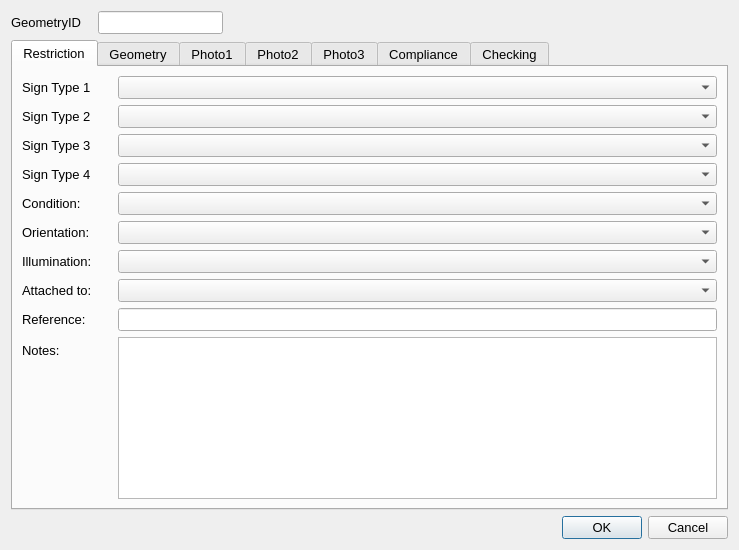
<?xml version="1.0" encoding="UTF-8"?>
<ui version="4.0">
 <class>Dialog</class>
 <widget class="QDialog" name="Dialog">
  <property name="geometry">
   <rect>
    <x>0</x>
    <y>0</y>
    <width>739</width>
    <height>550</height>
   </rect>
  </property>
  <property name="sizePolicy">
   <sizepolicy hsizetype="Fixed" vsizetype="Fixed">
    <horstretch>0</horstretch>
    <verstretch>0</verstretch>
   </sizepolicy>
  </property>
  <property name="maximumSize">
   <size>
    <width>750</width>
    <height>550</height>
   </size>
  </property>
  <property name="font">
   <font>
    <pointsize>10</pointsize>
   </font>
  </property>
  <property name="windowTitle">
   <string>Dialog</string>
  </property>
  <layout class="QGridLayout" name="gridLayout">
   <item row="2" column="2">
    <widget class="QDialogButtonBox" name="button_box">
     <property name="orientation">
      <enum>Qt::Horizontal</enum>
     </property>
     <property name="standardButtons">
      <set>QDialogButtonBox::Cancel|QDialogButtonBox::Ok</set>
     </property>
    </widget>
   </item>
   <item row="0" column="1">
    <widget class="QLineEdit" name="GeometryID">
     <property name="sizePolicy">
      <sizepolicy hsizetype="Preferred" vsizetype="Preferred">
       <horstretch>0</horstretch>
       <verstretch>0</verstretch>
      </sizepolicy>
     </property>
     <property name="font">
      <font>
       <pointsize>10</pointsize>
      </font>
     </property>
     <property name="inputMask">
      <string/>
     </property>
     <property name="readOnly">
      <bool>true</bool>
     </property>
     <property name="placeholderText">
      <string/>
     </property>
    </widget>
   </item>
   <item row="1" column="0" colspan="3">
    <widget class="QTabWidget" name="Details">
     <property name="sizePolicy">
      <sizepolicy hsizetype="Expanding" vsizetype="Expanding">
       <horstretch>0</horstretch>
       <verstretch>0</verstretch>
      </sizepolicy>
     </property>
     <property name="minimumSize">
      <size>
       <width>0</width>
       <height>0</height>
      </size>
     </property>
     <property name="font">
      <font>
       <pointsize>10</pointsize>
      </font>
     </property>
     <property name="cursor">
      <cursorShape>IBeamCursor</cursorShape>
     </property>
     <property name="mouseTracking">
      <bool>true</bool>
     </property>
     <property name="acceptDrops">
      <bool>true</bool>
     </property>
     <property name="currentIndex">
      <number>0</number>
     </property>
     <widget class="QWidget" name="RestrictionDetails">
      <property name="focusPolicy">
       <enum>Qt::NoFocus</enum>
      </property>
      <attribute name="title">
       <string>Restriction</string>
      </attribute>
      <layout class="QFormLayout" name="formLayout">
       <property name="fieldGrowthPolicy">
        <enum>QFormLayout::AllNonFixedFieldsGrow</enum>
       </property>
       <item row="0" column="0">
        <widget class="QLabel" name="Type1_4">
         <property name="text">
          <string>Sign Type 1</string>
         </property>
        </widget>
       </item>
       <item row="0" column="1">
        <widget class="QComboBox" name="SignType_1">
         <property name="maxVisibleItems">
          <number>5</number>
         </property>
         <property name="minimumContentsLength">
          <number>5</number>
         </property>
        </widget>
       </item>
       <item row="1" column="0">
        <widget class="QLabel" name="Type1_5">
         <property name="text">
          <string>Sign Type 2</string>
         </property>
        </widget>
       </item>
       <item row="1" column="1">
        <widget class="QComboBox" name="SignType_2"/>
       </item>
       <item row="2" column="0">
        <widget class="QLabel" name="Type1_6">
         <property name="text">
          <string>Sign Type 3</string>
         </property>
        </widget>
       </item>
       <item row="2" column="1">
        <widget class="QComboBox" name="SignType_3"/>
       </item>
       <item row="4" column="0">
        <widget class="QLabel" name="lbl_Condition">
         <property name="minimumSize">
          <size>
           <width>90</width>
           <height>16</height>
          </size>
         </property>
         <property name="font">
          <font>
           <pointsize>10</pointsize>
          </font>
         </property>
         <property name="text">
          <string>Condition:</string>
         </property>
        </widget>
       </item>
       <item row="4" column="1">
        <widget class="QComboBox" name="SignConditionTypeID"/>
       </item>
       <item row="8" column="0">
        <widget class="QLabel" name="lbl_Illumination">
         <property name="minimumSize">
          <size>
           <width>90</width>
           <height>16</height>
          </size>
         </property>
         <property name="font">
          <font>
           <pointsize>10</pointsize>
          </font>
         </property>
         <property name="text">
          <string>Illumination:</string>
         </property>
        </widget>
       </item>
       <item row="8" column="1">
        <widget class="QComboBox" name="SignIlluminationTypeID"/>
       </item>
       <item row="11" column="0">
        <widget class="QLabel" name="label_3">
         <property name="text">
          <string>Reference:</string>
         </property>
        </widget>
       </item>
       <item row="12" column="0">
        <widget class="QLabel" name="lbl_Notes">
         <property name="text">
          <string>Notes:</string>
         </property>
        </widget>
       </item>
       <item row="11" column="1">
        <widget class="QLineEdit" name="AssetReference"/>
       </item>
       <item row="5" column="0">
        <widget class="QLabel" name="label_7">
         <property name="text">
          <string>Orientation:</string>
         </property>
        </widget>
       </item>
       <item row="5" column="1">
        <widget class="QComboBox" name="SignOrientationTypeID"/>
       </item>
       <item row="3" column="0">
        <widget class="QLabel" name="label_11">
         <property name="text">
          <string>Sign Type 4</string>
         </property>
        </widget>
       </item>
       <item row="3" column="1">
        <widget class="QComboBox" name="SignType_4"/>
       </item>
       <item row="9" column="1">
        <widget class="QComboBox" name="SignsAttachmentTypeID"/>
       </item>
       <item row="9" column="0">
        <widget class="QLabel" name="label_12">
         <property name="text">
          <string>Attached to:</string>
         </property>
        </widget>
       </item>
       <item row="12" column="1">
        <widget class="QTextEdit" name="Notes"/>
       </item>
      </layout>
     </widget>
     <widget class="QWidget" name="Geometry">
      <attribute name="title">
       <string>Geometry</string>
      </attribute>
      <layout class="QFormLayout" name="formLayout_2">
       <property name="fieldGrowthPolicy">
        <enum>QFormLayout::AllNonFixedFieldsGrow</enum>
       </property>
       <item row="0" column="0">
        <widget class="QLabel" name="lbl_RoadName">
         <property name="minimumSize">
          <size>
           <width>90</width>
           <height>16</height>
          </size>
         </property>
         <property name="font">
          <font>
           <pointsize>10</pointsize>
          </font>
         </property>
         <property name="text">
          <string>Road Name:</string>
         </property>
        </widget>
       </item>
       <item row="0" column="1">
        <widget class="QLineEdit" name="RoadName"/>
       </item>
       <item row="1" column="0">
        <widget class="QLabel" name="lbl_USRN">
         <property name="minimumSize">
          <size>
           <width>90</width>
           <height>16</height>
          </size>
         </property>
         <property name="font">
          <font>
           <pointsize>10</pointsize>
          </font>
         </property>
         <property name="text">
          <string>USRN:</string>
         </property>
        </widget>
       </item>
       <item row="1" column="1">
        <widget class="QLineEdit" name="USRN"/>
       </item>
       <item row="5" column="0">
        <widget class="QLabel" name="label_8">
         <property name="text">
          <string>Last Update Date:</string>
         </property>
        </widget>
       </item>
       <item row="5" column="1">
        <widget class="QDateTimeEdit" name="LastUpdateDateTime">
         <property name="readOnly">
          <bool>true</bool>
         </property>
        </widget>
       </item>
       <item row="6" column="0">
        <widget class="QLabel" name="label_2">
         <property name="text">
          <string>Last Changed By:</string>
         </property>
        </widget>
       </item>
       <item row="7" column="0">
        <widget class="QLabel" name="label_9">
         <property name="text">
          <string>RestrictionID:</string>
         </property>
        </widget>
       </item>
       <item row="6" column="1">
        <widget class="QLineEdit" name="LastUpdatePerson"/>
       </item>
       <item row="7" column="1">
        <widget class="QLineEdit" name="RestrictionID"/>
       </item>
       <item row="3" column="0">
        <widget class="QLabel" name="label_10">
         <property name="text">
          <string>Direction to Road Centreline:</string>
         </property>
        </widget>
       </item>
       <item row="3" column="1">
        <widget class="QLineEdit" name="AzimuthToRoadCentreLine"/>
       </item>
       <item row="4" column="1">
        <spacer name="verticalSpacer">
         <property name="orientation">
          <enum>Qt::Vertical</enum>
         </property>
         <property name="sizeHint" stdset="0">
          <size>
           <width>20</width>
           <height>40</height>
          </size>
         </property>
        </spacer>
       </item>
      </layout>
     </widget>
     <widget class="QWidget" name="PhotoTab_01">
      <attribute name="title">
       <string>Photo1</string>
      </attribute>
      <layout class="QGridLayout" name="gridLayout_2">
       <item row="1" column="0">
        <widget class="QPushButton" name="startCamera1">
         <property name="maximumSize">
          <size>
           <width>150</width>
           <height>16777215</height>
          </size>
         </property>
         <property name="text">
          <string>open Camera</string>
         </property>
         <property name="icon">
          <iconset>
           <normaloff>../../../../PC18-26 Carnegie Library Lambeth/Mapping/Templates/camara_foto.png</normaloff>../../../../PC18-26 Carnegie Library Lambeth/Mapping/Templates/camara_foto.png</iconset>
         </property>
         <property name="checkable">
          <bool>true</bool>
         </property>
         <property name="autoDefault">
          <bool>false</bool>
         </property>
         <property name="default">
          <bool>false</bool>
         </property>
        </widget>
       </item>
       <item row="0" column="0">
        <widget class="imageLabel" name="Photo_Widget_01">
         <property name="sizePolicy">
          <sizepolicy hsizetype="MinimumExpanding" vsizetype="MinimumExpanding">
           <horstretch>0</horstretch>
           <verstretch>0</verstretch>
          </sizepolicy>
         </property>
         <property name="minimumSize">
          <size>
           <width>10</width>
           <height>10</height>
          </size>
         </property>
         <property name="maximumSize">
          <size>
           <width>640</width>
           <height>480</height>
          </size>
         </property>
         <property name="autoFillBackground">
          <bool>true</bool>
         </property>
         <property name="text">
          <string>No photo</string>
         </property>
        </widget>
       </item>
       <item row="1" column="2">
        <widget class="QPushButton" name="getPhoto1">
         <property name="maximumSize">
          <size>
           <width>150</width>
           <height>16777215</height>
          </size>
         </property>
         <property name="text">
          <string>take Photo</string>
         </property>
         <property name="icon">
          <iconset>
           <normaloff>../../../../PC18-26 Carnegie Library Lambeth/Mapping/Templates/take-photo-icon-21.jpg</normaloff>../../../../PC18-26 Carnegie Library Lambeth/Mapping/Templates/take-photo-icon-21.jpg</iconset>
         </property>
         <property name="checkable">
          <bool>false</bool>
         </property>
         <property name="autoDefault">
          <bool>false</bool>
         </property>
        </widget>
       </item>
      </layout>
     </widget>
     <widget class="QWidget" name="PhotoTab_02">
      <attribute name="title">
       <string>Photo2</string>
      </attribute>
      <layout class="QGridLayout" name="gridLayout_4">
       <item row="0" column="0">
        <widget class="QLabel" name="Photo_Widget_02">
         <property name="sizePolicy">
          <sizepolicy hsizetype="Fixed" vsizetype="Fixed">
           <horstretch>0</horstretch>
           <verstretch>0</verstretch>
          </sizepolicy>
         </property>
         <property name="maximumSize">
          <size>
           <width>640</width>
           <height>480</height>
          </size>
         </property>
         <property name="autoFillBackground">
          <bool>true</bool>
         </property>
         <property name="text">
          <string>No photo</string>
         </property>
        </widget>
       </item>
       <item row="1" column="0">
        <widget class="QPushButton" name="startCamera2">
         <property name="maximumSize">
          <size>
           <width>150</width>
           <height>16777215</height>
          </size>
         </property>
         <property name="text">
          <string>open Camera</string>
         </property>
         <property name="icon">
          <iconset>
           <normaloff>../../../../PC18-26 Carnegie Library Lambeth/Mapping/Templates/camara_foto.png</normaloff>../../../../PC18-26 Carnegie Library Lambeth/Mapping/Templates/camara_foto.png</iconset>
         </property>
         <property name="checkable">
          <bool>true</bool>
         </property>
         <property name="autoDefault">
          <bool>false</bool>
         </property>
         <property name="default">
          <bool>false</bool>
         </property>
        </widget>
       </item>
       <item row="1" column="1">
        <widget class="QPushButton" name="getPhoto2">
         <property name="maximumSize">
          <size>
           <width>150</width>
           <height>16777215</height>
          </size>
         </property>
         <property name="text">
          <string>take Photo</string>
         </property>
         <property name="icon">
          <iconset>
           <normaloff>../../../../PC18-26 Carnegie Library Lambeth/Mapping/Templates/take-photo-icon-21.jpg</normaloff>../../../../PC18-26 Carnegie Library Lambeth/Mapping/Templates/take-photo-icon-21.jpg</iconset>
         </property>
         <property name="checkable">
          <bool>false</bool>
         </property>
         <property name="autoDefault">
          <bool>false</bool>
         </property>
        </widget>
       </item>
      </layout>
     </widget>
     <widget class="QWidget" name="PhotoTab_03">
      <attribute name="title">
       <string>Photo3</string>
      </attribute>
      <layout class="QGridLayout" name="gridLayout_3">
       <item row="0" column="0">
        <widget class="QLabel" name="Photo_Widget_03">
         <property name="autoFillBackground">
          <bool>true</bool>
         </property>
         <property name="text">
          <string>No photo</string>
         </property>
        </widget>
       </item>
       <item row="1" column="2">
        <widget class="QPushButton" name="getPhoto3">
         <property name="maximumSize">
          <size>
           <width>150</width>
           <height>16777215</height>
          </size>
         </property>
         <property name="text">
          <string>take Photo</string>
         </property>
         <property name="icon">
          <iconset>
           <normaloff>../../../../PC18-26 Carnegie Library Lambeth/Mapping/Templates/take-photo-icon-21.jpg</normaloff>../../../../PC18-26 Carnegie Library Lambeth/Mapping/Templates/take-photo-icon-21.jpg</iconset>
         </property>
         <property name="checkable">
          <bool>false</bool>
         </property>
         <property name="autoDefault">
          <bool>false</bool>
         </property>
        </widget>
       </item>
       <item row="1" column="0">
        <widget class="QPushButton" name="startCamera3">
         <property name="maximumSize">
          <size>
           <width>150</width>
           <height>16777215</height>
          </size>
         </property>
         <property name="text">
          <string>open Camera</string>
         </property>
         <property name="icon">
          <iconset>
           <normaloff>../../../../PC18-26 Carnegie Library Lambeth/Mapping/Templates/camara_foto.png</normaloff>../../../../PC18-26 Carnegie Library Lambeth/Mapping/Templates/camara_foto.png</iconset>
         </property>
         <property name="checkable">
          <bool>true</bool>
         </property>
         <property name="autoDefault">
          <bool>false</bool>
         </property>
         <property name="default">
          <bool>false</bool>
         </property>
        </widget>
       </item>
      </layout>
     </widget>
     <widget class="QWidget" name="tab">
      <attribute name="title">
       <string>Compliance</string>
      </attribute>
      <layout class="QFormLayout" name="formLayout_4">
       <item row="0" column="0">
        <widget class="QLabel" name="label_6">
         <property name="text">
          <string>Sign -&gt; Restriction:</string>
         </property>
        </widget>
       </item>
       <item row="1" column="0">
        <widget class="QLabel" name="label_13">
         <property name="text">
          <string>Compliance notes:</string>
         </property>
        </widget>
       </item>
       <item row="1" column="1">
        <widget class="QTextEdit" name="ComplianceNotes"/>
       </item>
       <item row="0" column="1">
        <widget class="QComboBox" name="ComplianceRestrictionSignIssue"/>
       </item>
      </layout>
     </widget>
     <widget class="QWidget" name="checkingTab">
      <attribute name="title">
       <string>Checking</string>
      </attribute>
      <layout class="QFormLayout" name="formLayout_3">
       <item row="1" column="0">
        <widget class="QLabel" name="label_4">
         <property name="text">
          <string>Check Notes:</string>
         </property>
        </widget>
       </item>
       <item row="1" column="1">
        <widget class="QTextEdit" name="MHTC_CheckNotes"/>
       </item>
       <item row="0" column="0">
        <widget class="QLabel" name="label_5">
         <property name="text">
          <string>Check issue type:</string>
         </property>
        </widget>
       </item>
       <item row="0" column="1">
        <widget class="QComboBox" name="MHTC_CheckIssueTypeID"/>
       </item>
       <item row="3" column="0">
        <widget class="QCheckBox" name="FieldCheckCompleted">
         <property name="text">
          <string>Field check completed</string>
         </property>
        </widget>
       </item>
       <item row="2" column="0">
        <spacer name="verticalSpacer_2">
         <property name="orientation">
          <enum>Qt::Vertical</enum>
         </property>
         <property name="sizeHint" stdset="0">
          <size>
           <width>20</width>
           <height>20</height>
          </size>
         </property>
        </spacer>
       </item>
       <item row="7" column="0">
        <widget class="QLabel" name="label_14">
         <property name="text">
          <string>Checked by:</string>
         </property>
        </widget>
       </item>
       <item row="7" column="1">
        <widget class="QLineEdit" name="Last_MHTC_Check_UpdatePerson"/>
       </item>
       <item row="6" column="1">
        <widget class="QDateTimeEdit" name="Last_MHTC_Check_UpdateDateTime"/>
       </item>
       <item row="6" column="0">
        <widget class="QLabel" name="label_15">
         <property name="text">
          <string>Check date:</string>
         </property>
        </widget>
       </item>
       <item row="5" column="0">
        <spacer name="verticalSpacer_3">
         <property name="orientation">
          <enum>Qt::Vertical</enum>
         </property>
         <property name="sizeHint" stdset="0">
          <size>
           <width>20</width>
           <height>10</height>
          </size>
         </property>
        </spacer>
       </item>
      </layout>
     </widget>
    </widget>
   </item>
   <item row="0" column="0">
    <widget class="QLabel" name="label">
     <property name="minimumSize">
      <size>
       <width>81</width>
       <height>16</height>
      </size>
     </property>
     <property name="font">
      <font>
       <pointsize>10</pointsize>
      </font>
     </property>
     <property name="text">
      <string>GeometryID</string>
     </property>
    </widget>
   </item>
  </layout>
 </widget>
 <customwidgets>
  <customwidget>
   <class>imageLabel</class>
   <extends>QLabel</extends>
   <header>imagelabel.h</header>
  </customwidget>
 </customwidgets>
 <resources/>
 <connections>
  <connection>
   <sender>button_box</sender>
   <signal>accepted()</signal>
   <receiver>Dialog</receiver>
   <slot>accept()</slot>
   <hints>
    <hint type="sourcelabel">
     <x>248</x>
     <y>254</y>
    </hint>
    <hint type="destinationlabel">
     <x>157</x>
     <y>274</y>
    </hint>
   </hints>
  </connection>
  <connection>
   <sender>button_box</sender>
   <signal>rejected()</signal>
   <receiver>Dialog</receiver>
   <slot>reject()</slot>
   <hints>
    <hint type="sourcelabel">
     <x>316</x>
     <y>260</y>
    </hint>
    <hint type="destinationlabel">
     <x>286</x>
     <y>274</y>
    </hint>
   </hints>
  </connection>
 </connections>
</ui>
